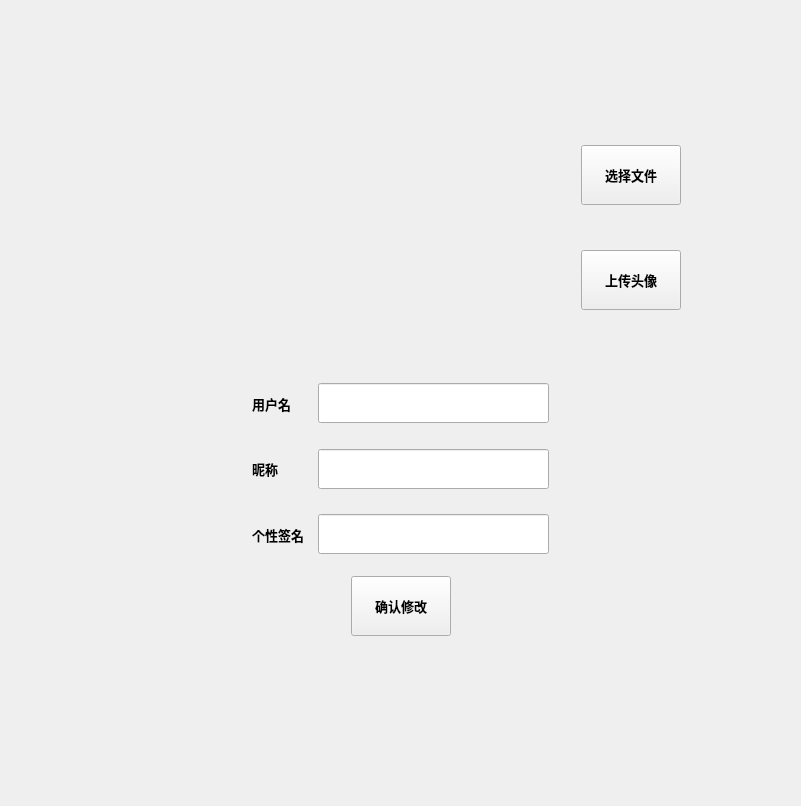
<?xml version="1.0" encoding="UTF-8"?>
<ui version="4.0">
 <class>SettingPage</class>
 <widget class="QWidget" name="SettingPage">
  <property name="geometry">
   <rect>
    <x>0</x>
    <y>0</y>
    <width>801</width>
    <height>806</height>
   </rect>
  </property>
  <property name="windowTitle">
   <string>Form</string>
  </property>
  <layout class="QVBoxLayout" name="verticalLayout">
   <item>
    <spacer name="verticalSpacer_2">
     <property name="orientation">
      <enum>Qt::Vertical</enum>
     </property>
     <property name="sizeType">
      <enum>QSizePolicy::Fixed</enum>
     </property>
     <property name="sizeHint" stdset="0">
      <size>
       <width>20</width>
       <height>80</height>
      </size>
     </property>
    </spacer>
   </item>
   <item>
    <widget class="QWidget" name="widget" native="true">
     <layout class="QHBoxLayout" name="horizontalLayout">
      <item>
       <spacer name="horizontalSpacer">
        <property name="orientation">
         <enum>Qt::Horizontal</enum>
        </property>
        <property name="sizeType">
         <enum>QSizePolicy::Fixed</enum>
        </property>
        <property name="sizeHint" stdset="0">
         <size>
          <width>180</width>
          <height>20</height>
         </size>
        </property>
       </spacer>
      </item>
      <item>
       <widget class="QWidget" name="widget_7" native="true">
        <property name="minimumSize">
         <size>
          <width>250</width>
          <height>250</height>
         </size>
        </property>
        <property name="maximumSize">
         <size>
          <width>10000</width>
          <height>10000</height>
         </size>
        </property>
        <layout class="QHBoxLayout" name="horizontalLayout_2">
         <property name="spacing">
          <number>0</number>
         </property>
         <property name="leftMargin">
          <number>0</number>
         </property>
         <property name="topMargin">
          <number>0</number>
         </property>
         <property name="rightMargin">
          <number>0</number>
         </property>
         <property name="bottomMargin">
          <number>0</number>
         </property>
         <item>
          <widget class="QLabel" name="headLabel">
           <property name="minimumSize">
            <size>
             <width>250</width>
             <height>250</height>
            </size>
           </property>
           <property name="maximumSize">
            <size>
             <width>250</width>
             <height>250</height>
            </size>
           </property>
           <property name="text">
            <string/>
           </property>
          </widget>
         </item>
        </layout>
       </widget>
      </item>
      <item>
       <widget class="QWidget" name="widget_8" native="true">
        <property name="minimumSize">
         <size>
          <width>100</width>
          <height>0</height>
         </size>
        </property>
        <property name="maximumSize">
         <size>
          <width>100</width>
          <height>16777215</height>
         </size>
        </property>
        <layout class="QVBoxLayout" name="verticalLayout_3">
         <property name="spacing">
          <number>0</number>
         </property>
         <property name="leftMargin">
          <number>0</number>
         </property>
         <property name="topMargin">
          <number>0</number>
         </property>
         <property name="rightMargin">
          <number>0</number>
         </property>
         <property name="bottomMargin">
          <number>0</number>
         </property>
         <item>
          <widget class="QPushButton" name="chooseButton">
           <property name="minimumSize">
            <size>
             <width>100</width>
             <height>60</height>
            </size>
           </property>
           <property name="maximumSize">
            <size>
             <width>100</width>
             <height>60</height>
            </size>
           </property>
           <property name="font">
            <font>
             <pointsize>10</pointsize>
             <weight>75</weight>
             <bold>true</bold>
            </font>
           </property>
           <property name="text">
            <string>选择文件</string>
           </property>
          </widget>
         </item>
         <item>
          <widget class="QPushButton" name="uploadButton">
           <property name="minimumSize">
            <size>
             <width>100</width>
             <height>60</height>
            </size>
           </property>
           <property name="maximumSize">
            <size>
             <width>100</width>
             <height>60</height>
            </size>
           </property>
           <property name="font">
            <font>
             <pointsize>10</pointsize>
             <weight>75</weight>
             <bold>true</bold>
            </font>
           </property>
           <property name="text">
            <string>上传头像</string>
           </property>
          </widget>
         </item>
        </layout>
       </widget>
      </item>
      <item>
       <spacer name="horizontalSpacer_2">
        <property name="orientation">
         <enum>Qt::Horizontal</enum>
        </property>
        <property name="sizeType">
         <enum>QSizePolicy::Fixed</enum>
        </property>
        <property name="sizeHint" stdset="0">
         <size>
          <width>100</width>
          <height>20</height>
         </size>
        </property>
       </spacer>
      </item>
     </layout>
    </widget>
   </item>
   <item>
    <widget class="QWidget" name="widget_2" native="true">
     <layout class="QVBoxLayout" name="verticalLayout_2">
      <property name="spacing">
       <number>0</number>
      </property>
      <property name="leftMargin">
       <number>0</number>
      </property>
      <property name="topMargin">
       <number>0</number>
      </property>
      <property name="rightMargin">
       <number>0</number>
      </property>
      <property name="bottomMargin">
       <number>0</number>
      </property>
      <item>
       <widget class="QWidget" name="widget_6" native="true">
        <layout class="QHBoxLayout" name="horizontalLayout_3">
         <item>
          <spacer name="horizontalSpacer_5">
           <property name="orientation">
            <enum>Qt::Horizontal</enum>
           </property>
           <property name="sizeHint" stdset="0">
            <size>
             <width>40</width>
             <height>20</height>
            </size>
           </property>
          </spacer>
         </item>
         <item>
          <widget class="QLabel" name="nameLabel">
           <property name="minimumSize">
            <size>
             <width>60</width>
             <height>40</height>
            </size>
           </property>
           <property name="font">
            <font>
             <pointsize>10</pointsize>
             <weight>75</weight>
             <bold>true</bold>
            </font>
           </property>
           <property name="text">
            <string>用户名  </string>
           </property>
          </widget>
         </item>
         <item>
          <widget class="QLineEdit" name="nameLineEdit">
           <property name="minimumSize">
            <size>
             <width>0</width>
             <height>40</height>
            </size>
           </property>
          </widget>
         </item>
         <item>
          <spacer name="horizontalSpacer_8">
           <property name="orientation">
            <enum>Qt::Horizontal</enum>
           </property>
           <property name="sizeHint" stdset="0">
            <size>
             <width>40</width>
             <height>20</height>
            </size>
           </property>
          </spacer>
         </item>
        </layout>
       </widget>
      </item>
      <item>
       <widget class="QWidget" name="widget_3" native="true">
        <layout class="QHBoxLayout" name="horizontalLayout_4">
         <item>
          <spacer name="horizontalSpacer_6">
           <property name="orientation">
            <enum>Qt::Horizontal</enum>
           </property>
           <property name="sizeHint" stdset="0">
            <size>
             <width>40</width>
             <height>20</height>
            </size>
           </property>
          </spacer>
         </item>
         <item>
          <widget class="QLabel" name="nickLabel">
           <property name="minimumSize">
            <size>
             <width>60</width>
             <height>40</height>
            </size>
           </property>
           <property name="font">
            <font>
             <pointsize>10</pointsize>
             <weight>75</weight>
             <bold>true</bold>
            </font>
           </property>
           <property name="text">
            <string>昵称    </string>
           </property>
          </widget>
         </item>
         <item>
          <widget class="QLineEdit" name="nickLineEdit">
           <property name="minimumSize">
            <size>
             <width>0</width>
             <height>40</height>
            </size>
           </property>
          </widget>
         </item>
         <item>
          <spacer name="horizontalSpacer_9">
           <property name="orientation">
            <enum>Qt::Horizontal</enum>
           </property>
           <property name="sizeHint" stdset="0">
            <size>
             <width>40</width>
             <height>20</height>
            </size>
           </property>
          </spacer>
         </item>
        </layout>
       </widget>
      </item>
      <item>
       <widget class="QWidget" name="widget_4" native="true">
        <layout class="QHBoxLayout" name="horizontalLayout_5">
         <item>
          <spacer name="horizontalSpacer_7">
           <property name="orientation">
            <enum>Qt::Horizontal</enum>
           </property>
           <property name="sizeHint" stdset="0">
            <size>
             <width>40</width>
             <height>20</height>
            </size>
           </property>
          </spacer>
         </item>
         <item>
          <widget class="QLabel" name="descLabel">
           <property name="minimumSize">
            <size>
             <width>60</width>
             <height>40</height>
            </size>
           </property>
           <property name="font">
            <font>
             <pointsize>10</pointsize>
             <weight>75</weight>
             <bold>true</bold>
            </font>
           </property>
           <property name="text">
            <string>个性签名</string>
           </property>
          </widget>
         </item>
         <item>
          <widget class="QLineEdit" name="descLineEdit">
           <property name="minimumSize">
            <size>
             <width>0</width>
             <height>40</height>
            </size>
           </property>
          </widget>
         </item>
         <item>
          <spacer name="horizontalSpacer_10">
           <property name="orientation">
            <enum>Qt::Horizontal</enum>
           </property>
           <property name="sizeHint" stdset="0">
            <size>
             <width>40</width>
             <height>20</height>
            </size>
           </property>
          </spacer>
         </item>
        </layout>
       </widget>
      </item>
      <item>
       <widget class="QWidget" name="widget_5" native="true">
        <layout class="QHBoxLayout" name="horizontalLayout_6">
         <item>
          <spacer name="horizontalSpacer_3">
           <property name="orientation">
            <enum>Qt::Horizontal</enum>
           </property>
           <property name="sizeHint" stdset="0">
            <size>
             <width>40</width>
             <height>20</height>
            </size>
           </property>
          </spacer>
         </item>
         <item>
          <widget class="QPushButton" name="confirmButton">
           <property name="minimumSize">
            <size>
             <width>100</width>
             <height>60</height>
            </size>
           </property>
           <property name="maximumSize">
            <size>
             <width>100</width>
             <height>60</height>
            </size>
           </property>
           <property name="font">
            <font>
             <pointsize>10</pointsize>
             <weight>75</weight>
             <bold>true</bold>
            </font>
           </property>
           <property name="text">
            <string>确认修改</string>
           </property>
          </widget>
         </item>
         <item>
          <spacer name="horizontalSpacer_4">
           <property name="orientation">
            <enum>Qt::Horizontal</enum>
           </property>
           <property name="sizeHint" stdset="0">
            <size>
             <width>40</width>
             <height>20</height>
            </size>
           </property>
          </spacer>
         </item>
        </layout>
       </widget>
      </item>
     </layout>
    </widget>
   </item>
   <item>
    <spacer name="verticalSpacer">
     <property name="orientation">
      <enum>Qt::Vertical</enum>
     </property>
     <property name="sizeType">
      <enum>QSizePolicy::Fixed</enum>
     </property>
     <property name="sizeHint" stdset="0">
      <size>
       <width>20</width>
       <height>150</height>
      </size>
     </property>
    </spacer>
   </item>
  </layout>
 </widget>
 <resources/>
 <connections/>
</ui>
